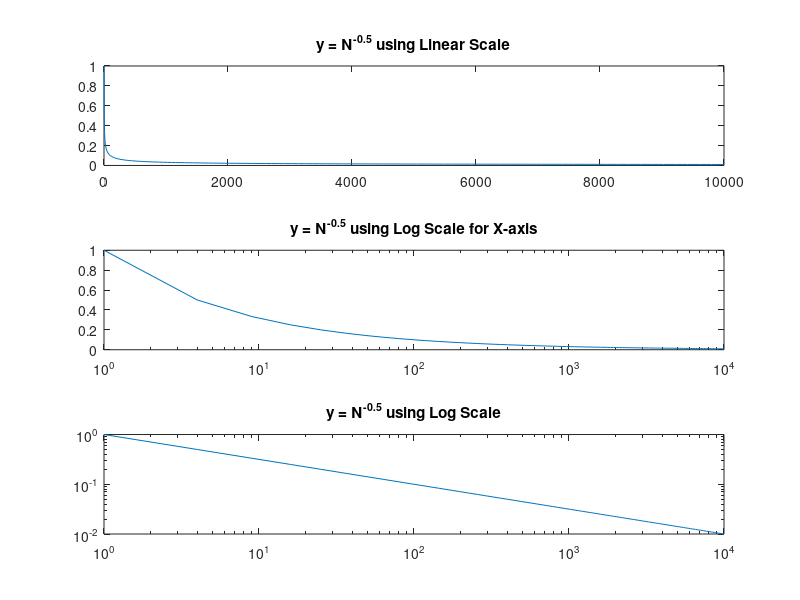

Recreate this plot in MATLAB.
%% In Lab Ex 1: Projectile

%Plotting projectile trajectory using equations for ideal projectile motion

%Knowns
t = 0 : 0.1 : 10;
g = 9.8;
v0 = 50;
theta0 = 5*pi/12;
y0 = 0;
x0 = 0;

%Equations
y = y0 - 0.5 * g * t.^2 + v0*sin(theta0).*t;
x = x0 + v0*cos(theta0).*t;

%Graphs
 subplot (1,2,1)
 plot(t,x);
 title('x(t) vs. t');
 xlabel('Time (s)');
 ylabel('Horizontal Distance (m)');
 grid on;
 
 subplot (1,2,2)
 plot(t,y);
 title('y(t) vs. t');
 xlabel('Time (s)');
 ylabel('Altitude (m)');
 grid on;
 
 %% Ex 2:

 %Plot set up
N = [1:1:100].^2;
Y = N.^(-0.5);

%Graphs
subplot(3,1,1);
plot(N, Y);
title('y = N^{-0.5} using Linear Scale');

subplot(3,1,2);
semilogx(N, Y);
title('y = N^{-0.5} using Log Scale for X-axis');

subplot(3,1,3);
loglog(N, Y);
title('y = N^{-0.5} using Log Scale')